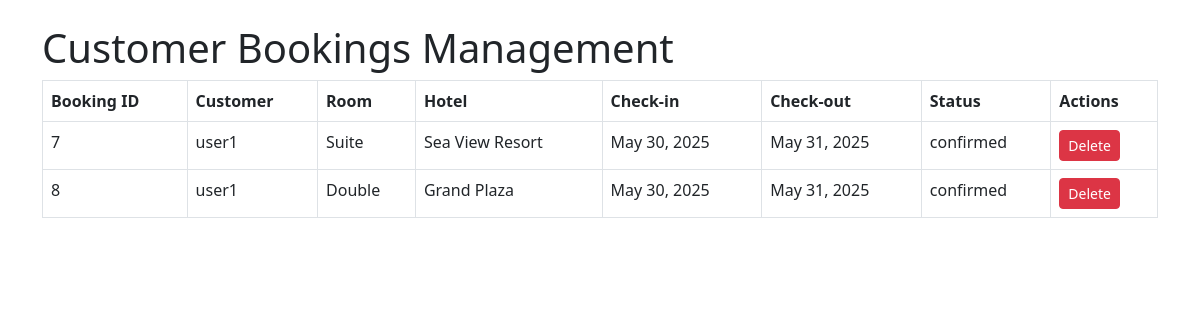
The app's page /management/ (signed in), older data.
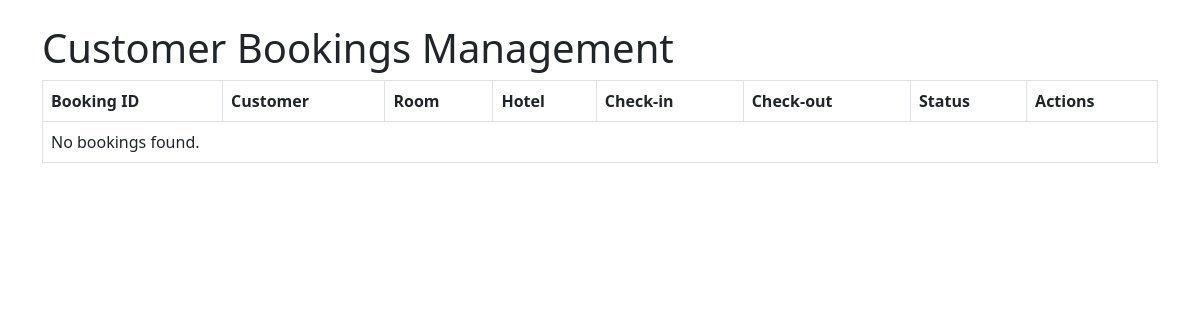
The same page, newer data.
### booking/models.py (models this page shows, shortened)
class Booking(models.Model):
    STATUS_CHOICES = (
        ('pending', 'Pending'),
        ('confirmed', 'Confirmed'),
        ('cancelled', 'Cancelled'),
    )
    customer = models.ForeignKey(Customer, on_delete=models.CASCADE, related_name='bookings')
    room = models.ForeignKey(Room, on_delete=models.CASCADE, related_name='bookings')
    check_in = models.DateField()
    check_out = models.DateField()
    status = models.CharField(max_length=10, choices=STATUS_CHOICES, default='pending')

class Customer(models.Model):
    name = models.CharField(max_length=200)
    email = models.EmailField()
    phone = models.CharField(max_length=20)

class Room(models.Model):
    hotel = models.ForeignKey(Hotel, on_delete=models.CASCADE, related_name='rooms')
    room_type = models.CharField(max_length=100)
    price = models.DecimalField(max_digits=8, decimal_places=2)
    availability = models.BooleanField(default=True)

class Hotel(models.Model):
    name = models.CharField(max_length=200)
    location = models.CharField(max_length=200)
    description = models.TextField()
    image = models.ImageField(upload_to='hotel_images/', blank=True, null=True)
    rating = models.DecimalField(max_digits=3, decimal_places=2, default=0.0)
    amenities = models.JSONField(default=list, blank=True)

### booking/views.py (the view)
# urls.py: path('management/', views.management_view, name='management_view'),
@staff_member_required
def management_view(request):
    bookings = Booking.objects.select_related('customer', 'room', 'room__hotel').all()
    return render(request, 'booking/management_view.html', {'bookings': bookings})

### booking/templates/booking/management_view.html (shortened to what this page needs)
<!DOCTYPE html>
<html>
<head>
    <link href="https://cdn.jsdelivr.net/npm/bootstrap@5.3.0/dist/css/bootstrap.min.css" rel="stylesheet">
</head>
<body>
<div class="container mt-4">
    <h1>Customer Bookings Management</h1>
    <table class="table table-bordered">
        <thead>
            <tr>
                <th>Booking ID</th>
                <th>Customer</th>
                <th>Room</th>
                <th>Hotel</th>
                <th>Check-in</th>
                <th>Check-out</th>
                <th>Status</th>
                <th>Actions</th>
            </tr>
        </thead>
        <tbody>
            {% for booking in bookings %}
            <tr>
                <td>{{ booking.id }}</td>
                <td>{{ booking.customer.name }}</td>
                <td>{{ booking.room.room_type }}</td>
                <td>{{ booking.room.hotel.name }}</td>
                <td>{{ booking.check_in }}</td>
                <td>{{ booking.check_out }}</td>
                <td>{{ booking.status }}</td>
                <td>
                    <form method="post" action="{% url 'booking:delete_booking' booking.id %}" onsubmit="return confirm('Are you sure you want to delete this booking?');">
                        <button type="submit" class="btn btn-danger btn-sm">Delete</button>
                    </form>
                </td>
            </tr>
            {% empty %}
            <tr>
                <td colspan="8">No bookings found.</td>
            </tr>
            {% endfor %}
        </tbody>
    </table>
</div>
</body>
</html>

Row changes from the older to the newer data that the page shows:
removed Booking: id "7", customer.name "user1", room.room_type "Suite", room.hotel.name "Sea View Resort", check_in "May 30, 2025", check_out "May 31, 2025", status "confirmed"
removed Booking: id "8", customer.name "user1", room.room_type "Double", room.hotel.name "Grand Plaza", check_in "May 30, 2025", check_out "May 31, 2025", status "confirmed"
Text that changed along with them:
text now shown: "No bookings found."
